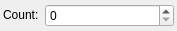
<?xml version="1.0" encoding="UTF-8"?>
<ui version="4.0">
 <class>Widget_NodeTechniques</class>
 <widget class="QWidget" name="Widget_NodeTechniques">
  <property name="geometry">
   <rect>
    <x>0</x>
    <y>0</y>
    <width>177</width>
    <height>31</height>
   </rect>
  </property>
  <property name="windowTitle">
   <string>Form</string>
  </property>
  <layout class="QHBoxLayout" name="horizontalLayout">
   <property name="leftMargin">
    <number>3</number>
   </property>
   <property name="topMargin">
    <number>0</number>
   </property>
   <property name="rightMargin">
    <number>3</number>
   </property>
   <property name="bottomMargin">
    <number>0</number>
   </property>
   <item>
    <widget class="QLabel" name="label_count">
     <property name="sizePolicy">
      <sizepolicy hsizetype="Maximum" vsizetype="Maximum">
       <horstretch>0</horstretch>
       <verstretch>0</verstretch>
      </sizepolicy>
     </property>
     <property name="text">
      <string>Count:</string>
     </property>
    </widget>
   </item>
   <item>
    <widget class="QSpinBox" name="spinBox_count">
     <property name="maximum">
      <number>9999</number>
     </property>
    </widget>
   </item>
  </layout>
 </widget>
 <resources/>
 <connections/>
</ui>
